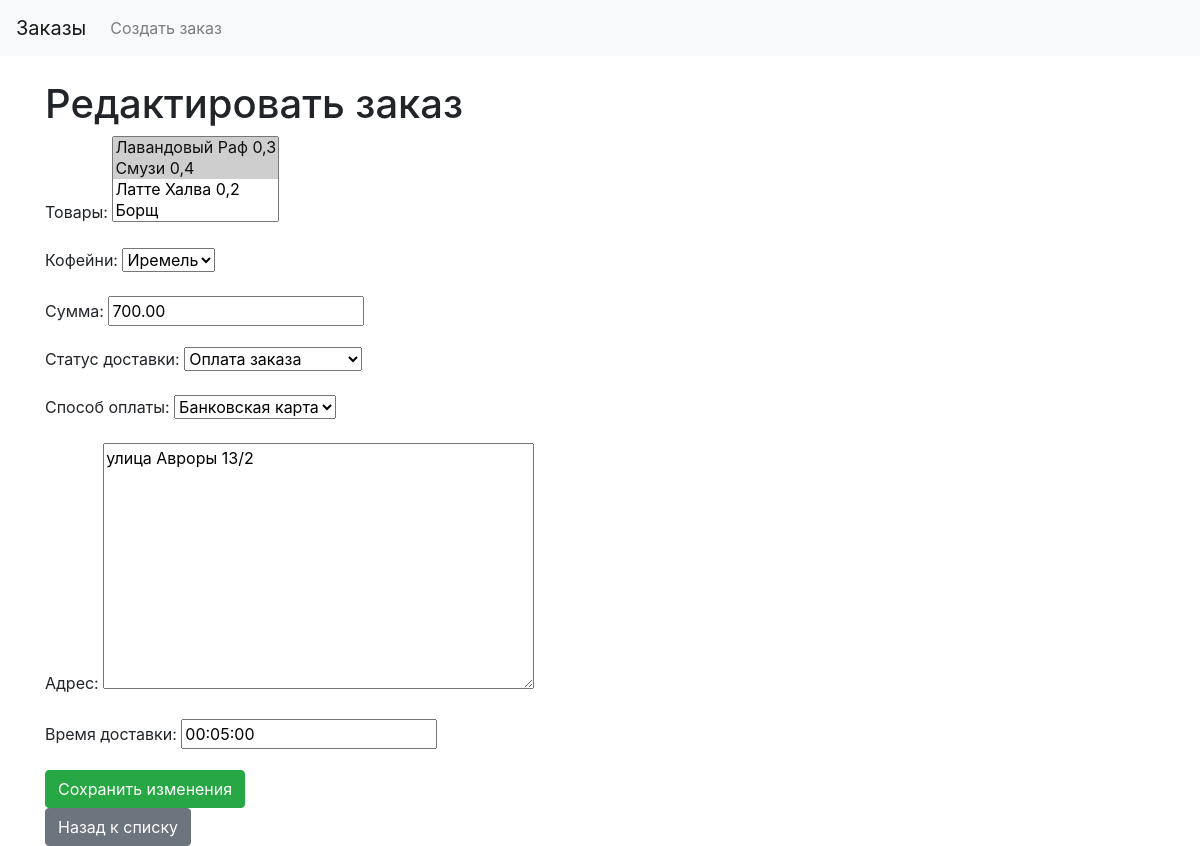
/1/update/, run on an earlier commit of the app's database.
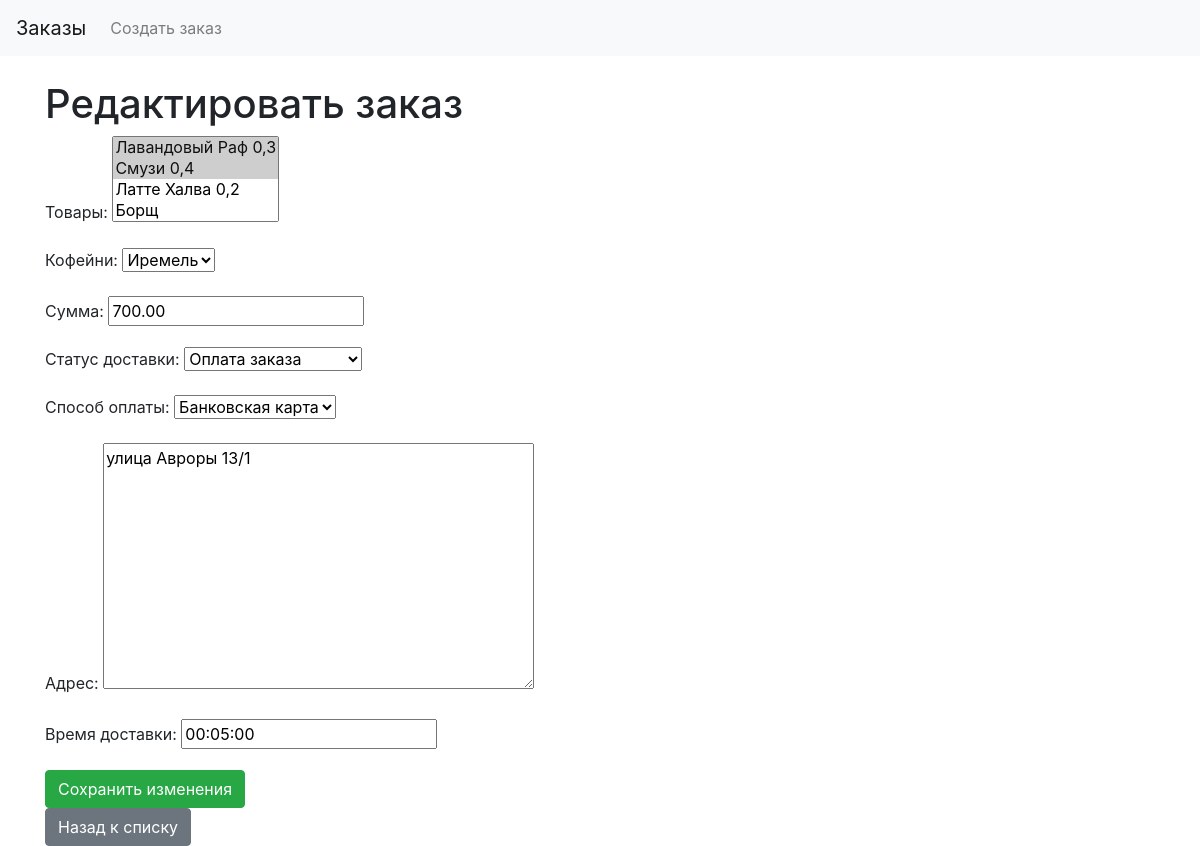
And on a later commit of the database.
### core/models.py (models this page shows, shortened)
class Cafe(models.Model):
    geolocation = models.CharField('Геолокация (заглушка)', max_length=255)
    address = models.TextField('Адрес кофейни')
    barista_number = models.IntegerField('Число бариста на смене')
    class Meta:
        verbose_name = 'Кофейня'
        verbose_name_plural = 'Кофейни'
        ordering = ('barista_number',)
    def __str__(self):
        return self.address

class Order(models.Model):
    class DeliveryStatus(models.TextChoices):
        PAYING = 'PAYING', 'Оплата заказа'
        PREPARING = 'PREPARING', 'Заказ готовится'
        DELIVERING = 'DELIVERING', 'Заказ доставляется'
        RECEIVED = 'RECEIVED', 'Заказ получен'
    class PaymentMethod(models.TextChoices):
        BANK_CARD = 'BANK_CARD', 'Банковская карта'
    products = models.ManyToManyField(to=Product, related_name='orders',
                                      verbose_name='Товары')
    cafe = models.ForeignKey(to=Cafe, on_delete=models.PROTECT, related_name='orders', verbose_name='Кофейни',
                             null=True)
    sum = models.DecimalField(verbose_name='Сумма', max_digits=10, decimal_places=2, null=True, blank=True)
    delivery_status = models.CharField('Статус доставки', max_length=100, choices=DeliveryStatus.choices,
                                       default=DeliveryStatus.PAYING, null=True, blank=True)
    payment_method = models.CharField('Способ оплаты', max_length=100, choices=PaymentMethod.choices, null=True)
    address = models.TextField('Адрес', null=True, blank=True)
    waiting_time = models.TimeField('Время доставки', null=True, blank=True)
    class Meta:
        verbose_name = 'Заказ'
        verbose_name_plural = 'Заказы'
        ordering = ('waiting_time',)

### core/views.py (the view, shortened to what this page needs)
# urls.py: path('<int:pk>/update/', OrderUpdateView.as_view(), name='order_update'),
class OrderUpdateView(UpdateView):
    model = Order
    template_name = 'orders/order_form.html'
    fields = ['products', 'cafe', 'sum', 'delivery_status', 'payment_method', 'address', 'waiting_time']

### core/models.py (called while the page is built)
    def __str__(self):
        return self.name

### templates/orders/order_form.html (shortened to what this page needs)
{% extends 'base.html' %}
{% block content %}
    <h1>{% if form.instance.pk %}Редактировать заказ{% else %}Создать заказ{% endif %}</h1>
    <form method="post">
        {{ form.as_p }}
        <button type="submit" class="btn btn-success">{% if form.instance.pk %}Сохранить изменения{% else %}Создать заказ{% endif %}</button>
    </form>
    <a href="{% url 'order_list' %}" class="btn btn-secondary">Назад к списку</a>
{% endblock %}

What changed in the data, as far as the page shows it:
changed through a linked row, Cafe: address "улица Авроры 13/2" → "улица Авроры 13/1"
